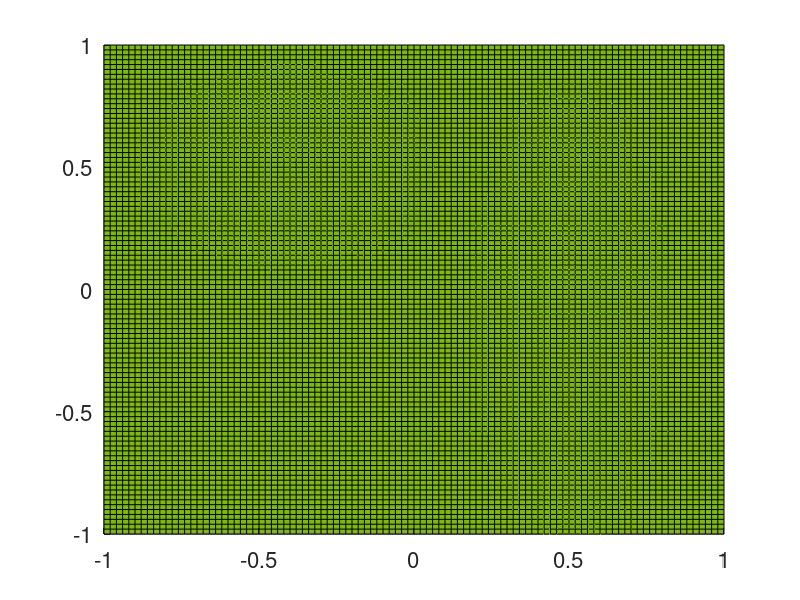

Here is the MATLAB script that generated this plot: (Note: this script raises an error after producing the figure.)
% -------------------------------------------------------------------------
% Copyright: MPDC Laboratory, Cornell University, 2010 
% http://mpdc.mae.cornell.edu/ (Written by 
% Meenakshi Sundaram & Prof. N. Zabaras)
%
% Course: MAE7140 Bayesian Scientific Computing
% Remark: This code follows the descriptions and derivations given in the
% lecture notes
%
% This script demonstrates the efficacy of importance sampling to integrate
% a function 
% 0.5*exp(-90*(x-0.5).^2-45*(y+.1).^4)+exp(-45*(x+0.4).^2-60*(y-0.5).^2);
% over the domain [-1 1]x[-1 1]
% -------------------------------------------------------------------------
%%
clear;close all;clc;

%% function to integrate
f=@(x,y) 0.5*exp(-90*(x-0.5).^2-45*(y+.1).^4)+exp(-45*(x+0.4).^2-60*(y-0.5).^2);

%% Proposal Distribution---Mixture of Gaussians
mu1=[0.5,-0.1];Sigma1=[1/180 0; 0 1/20];
mu2=[-0.4,0.5];Sigma2=[1/90 0;0 1/120];
p1=0.46;
p2=1-p1;
g=@(x,y) reshape(p1*mvnpdf([x(:),y(:)],mu1,Sigma1)+p2*mvnpdf([x(:),y(:)],mu2,Sigma2),size(x));

%% Generate Grid
x=linspace(-1,1,101);y=linspace(-1,1,101);
[X,Y]=meshgrid(x,y);

%% Figure Initialization
h=figure(1);clf;set(gca,'fontsize',16);hold on
set(h,'Position',get(0,'Screensize'));
colormap([131 	111 	255;...
          125 	185 	15]/255);
%% Plot proposal distribution
Z=g(X,Y);
figure(1);
h1=surf(X,Y,Z,zeros(size(Z)));
alpha(h1,0.5);

%% Plot function to be integrated
Z=f(X,Y);
figure(1);
surf(X,Y,Z,ones(size(Z)));

%% Legend
h2=legend('Proposal Distribution','Function to be integrated');
set(h2,'location','best');
view(3);

%% Traditional MC Vs Importance Sampling
numSamples=2000;
numCount=200;
MCInt=zeros(numCount,1);
IMPSampInt=zeros(numCount,1);
% To use parfor one must open the matlabpool.
% type in the command matlabpool open 4
for i = 1:numCount
    
    % Traditional Monte Carlo
    % 4 is the area [-1 1]x[-1 1]
    % So one has to multiply that with the expectation
    MCInt(i)=4*sum(f(2*rand(numSamples,1)-1,2*rand(numSamples,1)-1))/numSamples;
    
    % Importance Sampling
    % Sample from the Mixture of Gaussians
    u=rand(numSamples,1);
    % Samples not in [-1 1]x[-1 1] give rise to zero contribution
    % so eliminate them
    sample1=mvnrnd(mu1',Sigma1,sum((u<p1)));
    sample1((sample1(:,1)<-1 | sample1(:,1)>1),:)=[];
    sample1((sample1(:,2)<-1 | sample1(:,2)>1),:)=[];
    
    sample2=mvnrnd(mu2',Sigma2,sum((u>p1)));
    sample2((sample2(:,1)<-1 | sample2(:,1)>1),:)=[];
    sample2((sample2(:,2)<-1 | sample2(:,2)>1),:)=[];
    
    % Expectation of these samples
    IMPSampInt(i)=sum([f(sample1(:,1),sample1(:,2))./g(sample1(:,1),sample1(:,2));...
        f(sample2(:,1),sample2(:,2))./g(sample2(:,1),sample2(:,2))])/numSamples;
    
end

%% Plot of the obtained result
h=figure(2);clf;set(gca,'fontsize',16);
set(h,'Position',get(0,'Screensize'));
plot(1:numCount,[MCInt IMPSampInt],'o');hold on;
plot(1:numCount,dblquad(f,-1,1,-1,1)*ones(1,numCount),'-r','linewidth',2);
xlabel('Number of Trials with 2000 Samples');
ylabel('Integral of f');
grid on;
legend('Standard Monte Carlo','Importance Sampling','Actual Solution');



